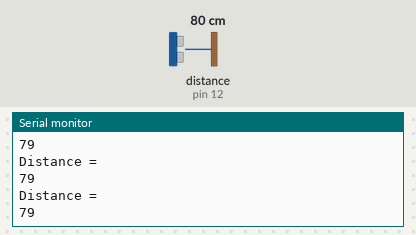
A sketch run on a simulated Arduino Uno, built with avr-gcc and run on an emulated ATmega328P. Shown: the last lines printed to the serial monitor. The inputs (shaded band) are chosen by the test bench; at power-on: distance to the obstacle (sensor on pin 12) 80 cm. The echo pulse lasts 58.3 µs per cm.

Above: at 1.2 s.
1.3 s: distance to the obstacle (sensor on pin 12) set to 2 cm
At 1.35 s:
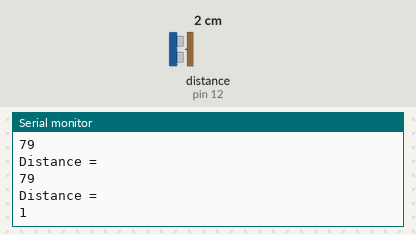
2.8 s: distance to the obstacle (sensor on pin 12) set to 120 cm
At 2.83 s:
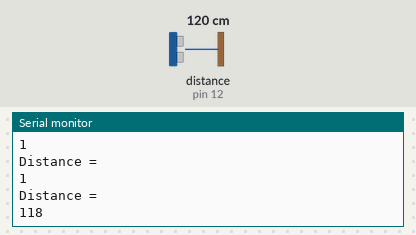
Timing chart, 0 to 5.8 s (numbered marks = the images above; inputs shaded):
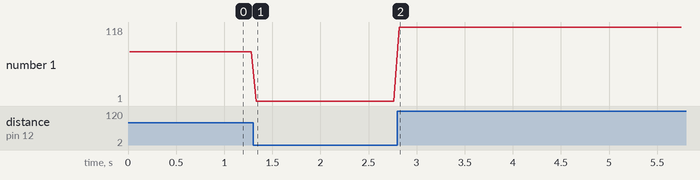

The sketch:

ultrasonic_sensor.ino
```cpp
int trig = 11;
int echo = 12;
int duration;
int distance;


void setup() {
  // put your setup code here, to run once:
  pinMode(trig,OUTPUT);
   pinMode(echo,INPUT);
   Serial.begin(9600);

}

void loop() {
  // put your main code here, to run repeatedly:
  digitalWrite(trig,HIGH);
  delay(2);
  digitalWrite(trig,LOW);
  duration = pulseIn(echo,HIGH);
  distance = (duration * 0.034)/2;
  Serial.println("Distance =");
  Serial.println(distance);
  delay(50);
 //return distance;

}
```

Measured:
- after the input at 1.3 s, the serial monitor: prints a new line at once (image 1)
- after the input at 2.8 s, the serial monitor: prints a new line at once (image 2)
- plotted number 1: 79 → 1 after the input at 1.3 s, 1 → 118 after the input at 2.8 s
